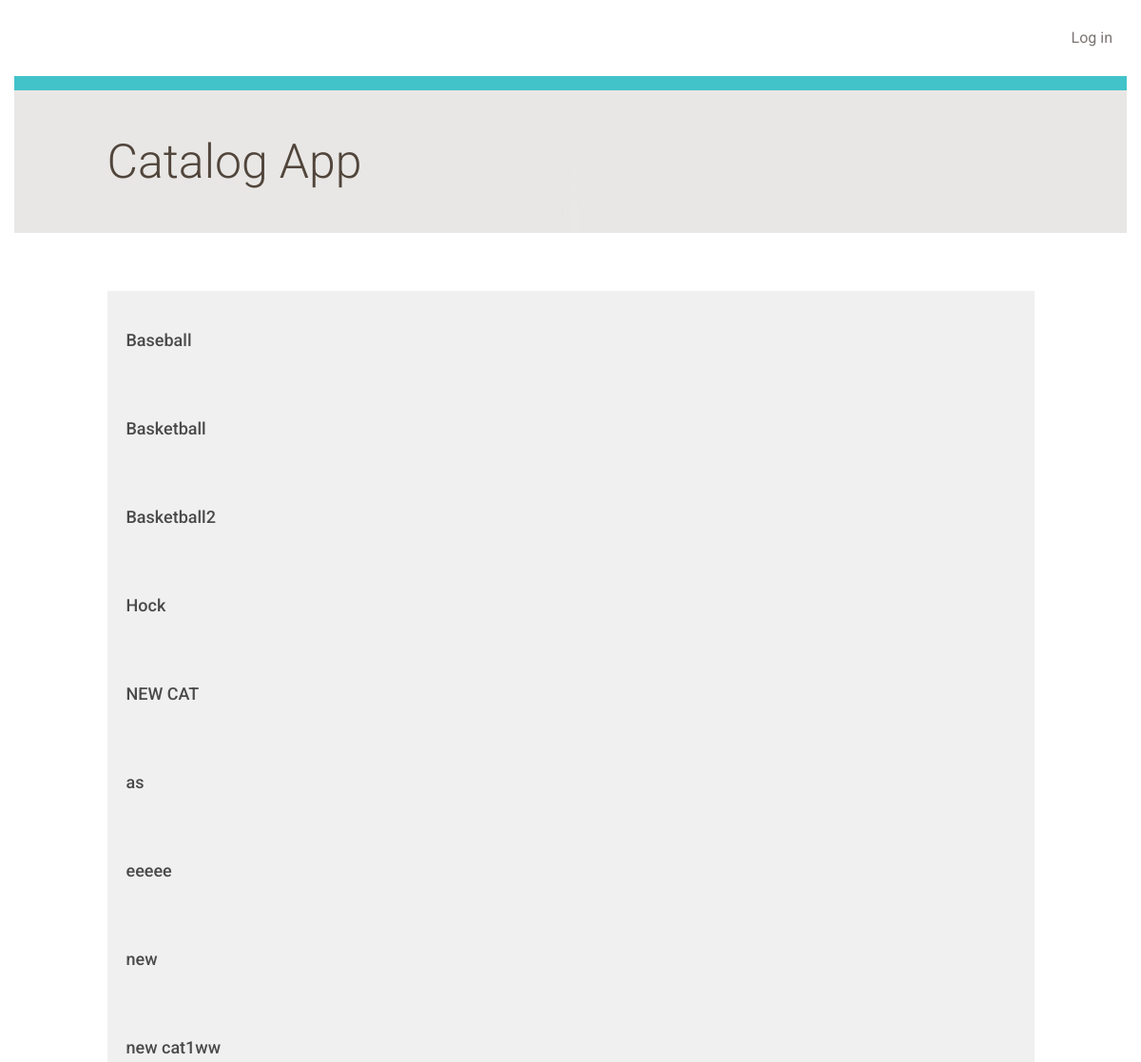
The app's page /catalog/ (upper part), older data.
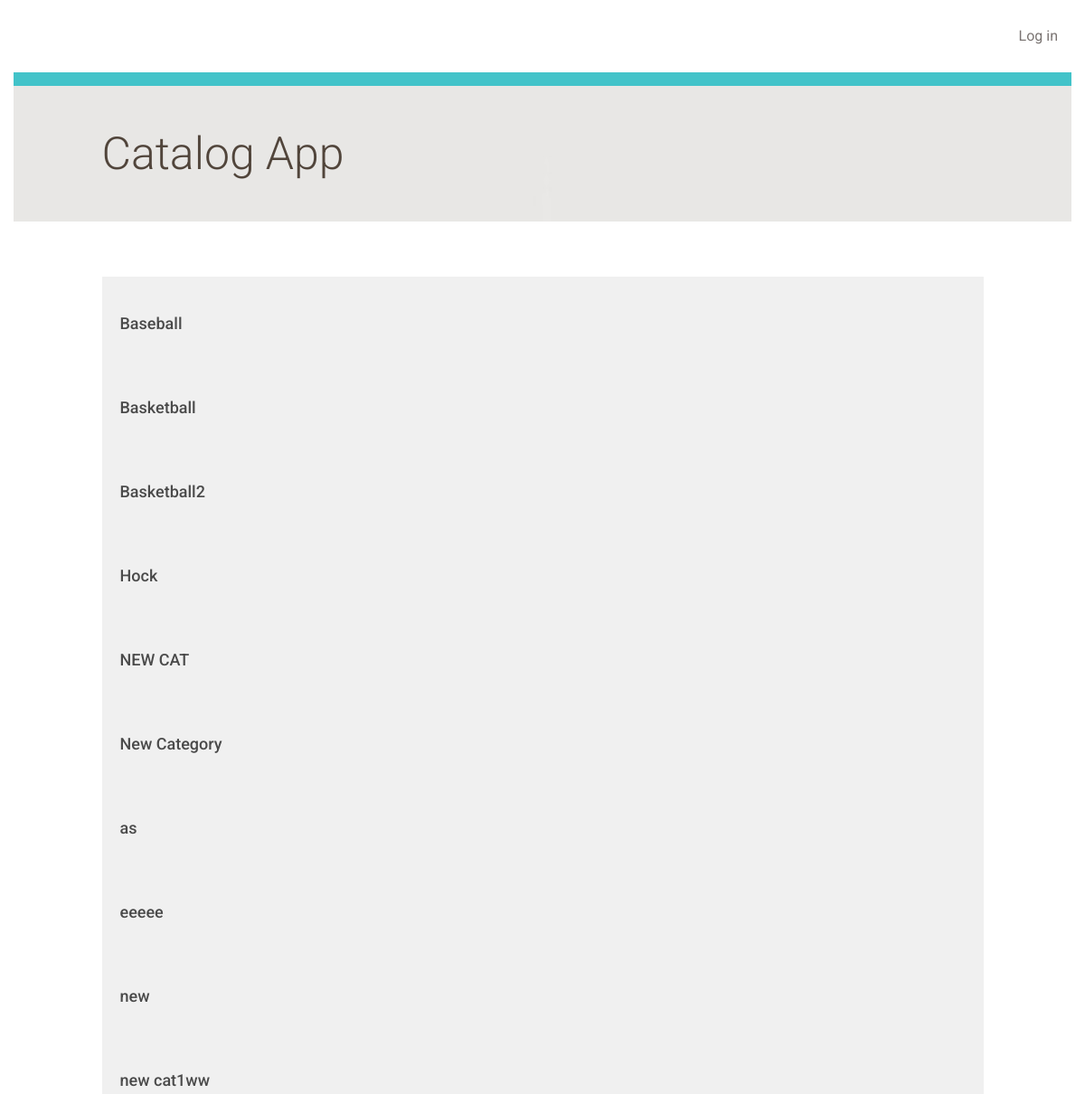
The same page, newer data.
### database_setup.py (models this page shows, shortened)
class Category(Base):
    __tablename__ = 'category'
    id = Column(Integer, primary_key=True)
    name = Column(String(250), nullable=False)
    user_id = Column(Integer,ForeignKey('user.id'))
    user = relationship(User)

### application.py (the view)
@app.route('/')
@app.route('/catalog/')
def showCategories():
    categories = session.query(Category).order_by(asc(Category.name))
    if 'username' not in login_session:
        return render_template('publiccategories.html', categories=categories)
    else:
        return render_template('categories.html', categories=categories)

### templates/publiccategories.html (shortened to what this page needs)
{% extends "main.html" %}
{% block content %}
	<div class="row top-menu">
		<div class="col-md-10"></div>
		<div class="col-md-2 text-right">
			<a href="{{url_for('showLogin')}}">Log in </a>
		</div>
	</div>
	<div class="row divider blue">
		<div class="col-md-12"></div>
	</div>
	<div class="row banner main">
		<div class="col-md-1"></div>
		<div class="col-md-11 padding-none">
			<h1>Catalog App</h1>
		</div>
	</div>
	<div class="row padding-top padding-bottom">
		<div class="col-md-1"></div>
		<div class="col-md-10 padding-none"></div>
		<div class="col-md-1"></div>
	</div>
	{% for category in categories %}
		<a href = "{{url_for('showMenu', category_id = category.id)}}">
			<div class="row">
				<div class="col-md-1"></div>
					<div class="col-md-10 category-list">
						<h3>{{category.name}}</h3>
					</div>
				<div class="col-md-1"></div>
			</div>
		</a>
	{% endfor %}
{% endblock %}

### templates/main.html (shortened to what this page needs)
<!DOCTYPE html>
<html lang="en">
	<head>
		<link rel="stylesheet" href="//netdna.bootstrapcdn.com/bootstrap/3.1.1/css/bootstrap.min.css">
		<link rel=stylesheet type=text/css href="{{ url_for('static', filename='styles.css') }}">
	</head>
	<body>
		<div class="container">
			{% block content %}
			{% endblock %}
		</div>
	</body>
</html>

### static/styles.css (style rules this page uses)
* { font-family: "Helvetica Neue Bold", Roboto, Helvetica, Arial, sans-serif; font-weight: 700; }
h1 { font-family: "Helvetica Neue Light", Roboto, Helvetica, Arial, sans-serif; font-size: 50px; color: #51453B; line-height: 60px; font-weight: 300; }
h3 { font-size: 18px; color: #4A4A4A; line-height: 23px; }
a { font-size: 14px; color: #0093B9; line-height: 17px; }
.padding-top { padding-top: 30px; }
.padding-bottom { padding-bottom: 30px; }
.padding-none { padding: 0; }
.top-menu { padding-top: 30px; padding-bottom: 30px; }
.top-menu a { margin-bottom: 0; line-height: 16px; font-size: 16px; color: #7B7573; font-weight: 400; }
.divider { height: 15px; }
.divider.blue { background-color: #42C3C9; }
.banner.main { height: 150px; background: url("/static/top-banner.jpg"); background-position: right; background-repeat: no-repeat; background-size: cover; }
.banner h1 { margin: 45px 0; }
.category-list { background-color: #F0F0F0; padding: 20px; }

Row changes from the older to the newer data that the page shows:
added Category: name "New Category"
